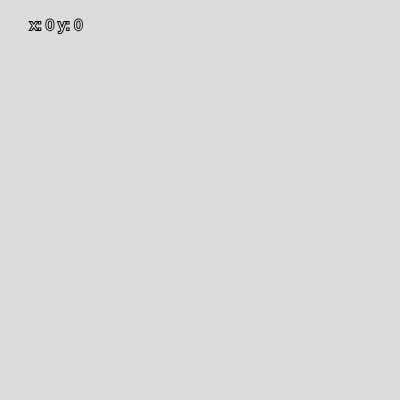
Frame 1 (no input)
Frame 60 (no input): identical to frame 1, image omitted
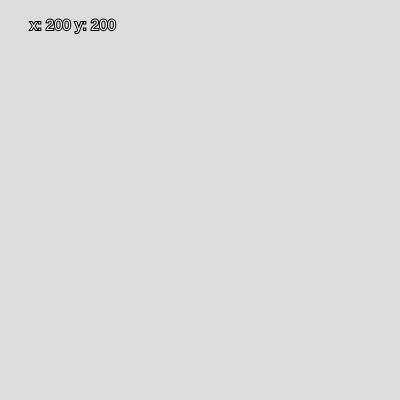
Frame 120 (the mouse pressed at the canvas centre since frame 60)

The p5.js sketch that drew these frames (run headless with seeded random() and noise() and a simulated clock; from frame 60 on, the mouse is pressed at the canvas centre):

// p5.js sketch
// ── sketch.js
// Variables here




function setup() {
  createCanvas(400, 400);

}

function draw() {
  background(220);
  
  
  

  // helper code, feel free to comment out
	textSize(15);
	fill(255);
	stroke(0);
	strokeWeight(2);
	text("x: " + int(mouseX) + " y: " + int(mouseY), 30, 30);
  
}
